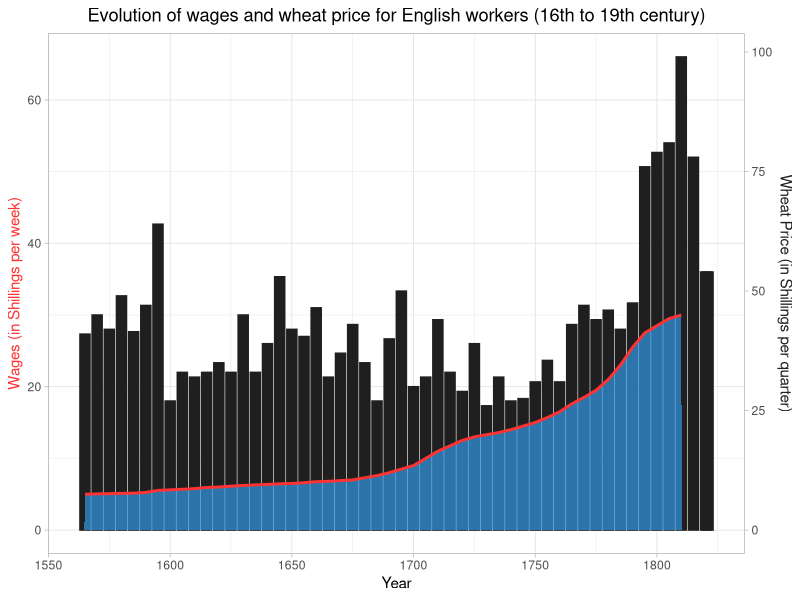
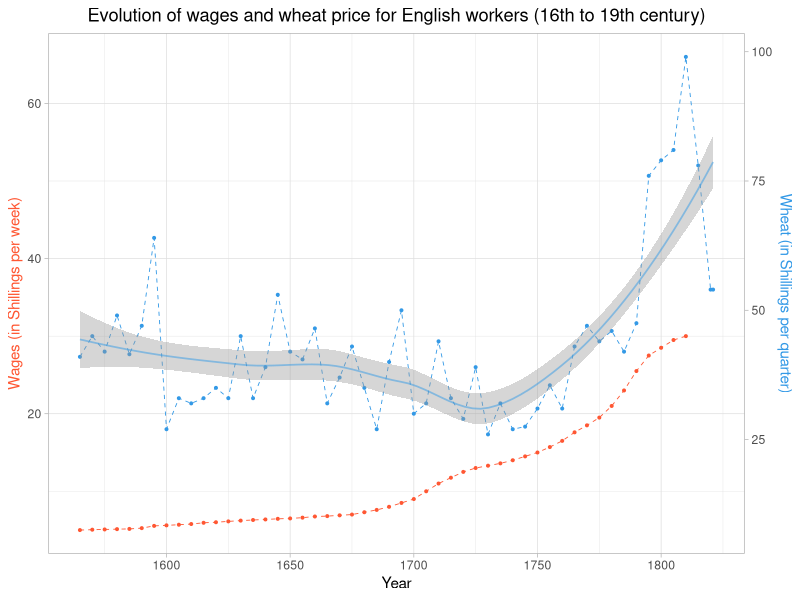
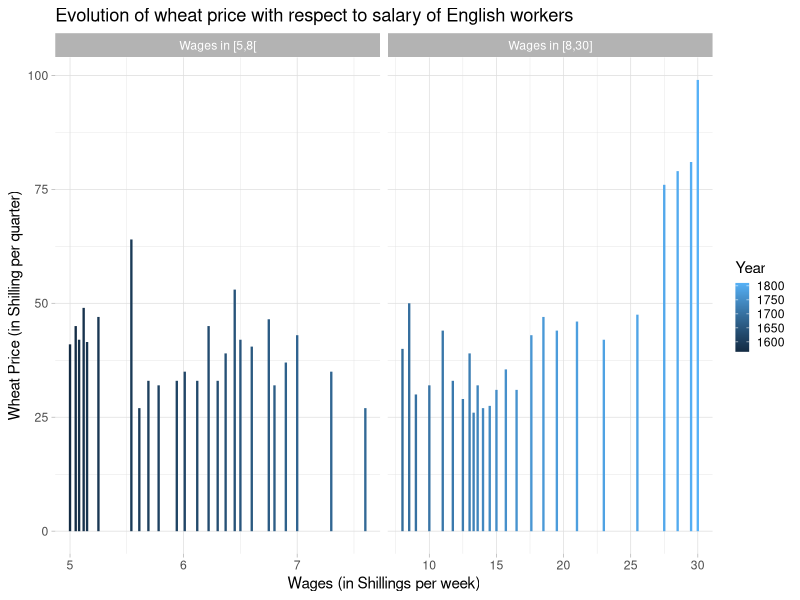
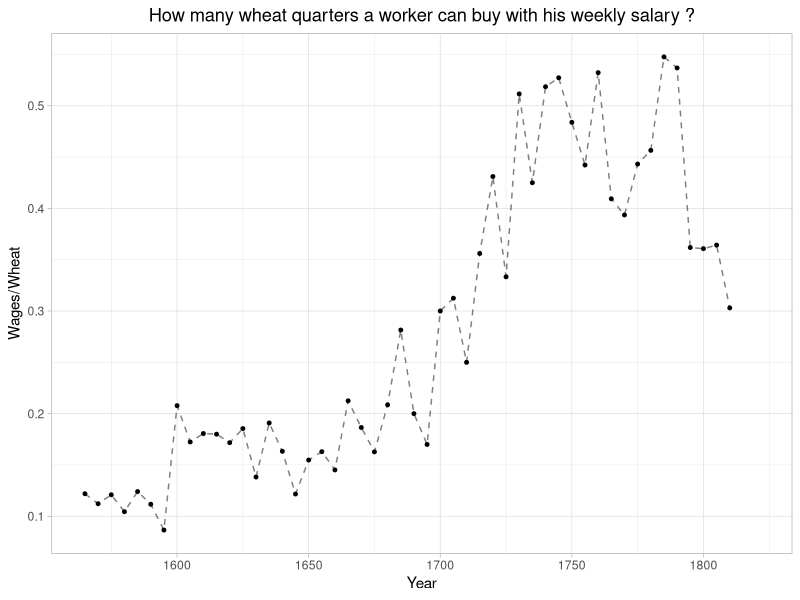

These charts were generated, in order, by the following R code:
## ---- chunk 1
knitr::opts_chunk$set(echo = TRUE)
options(warn = -1) 
## ---- chunk 2
library(tidyverse)
library(ggplot2)
library(dplyr)
## ---- chunk 3
df <- read.csv("data/Wheat.csv",header=T)
df[c(1,2),]
## ---- chunk 4
# Only keep columns from 2 to 4 (column 1 is omitted):
df <- df[c(2:4)]
df[c(1,2),]
## ---- chunk 5
# Create a list of personalized colors:
my_colors <- list( blue = "#3399e6",
                   red  = "#ff3333",
                   dark = "#1f1f1f")
## ---- chunk 6
# Start with a usual ggplot2 call:
ggplot(df, aes(x=Year)) + 
  # Plot Wheat price with Histograms (scale=3/2):
  geom_col( aes(y=Wheat/1.5), width = 4.15, alpha=1,
            color = my_colors[["dark"]], fill = my_colors[["dark"]] ) +
  # Plot Wages as a blue filled area with a red delimiter:
  geom_area( aes(y=Wages), size = 1, alpha=0.7,
             color = my_colors[["red"]], fill=my_colors[["blue"]] ) +
  
# Custom the Y scales:
  scale_y_continuous( name = "Wages (in Shillings per week)",
    sec.axis = sec_axis( trans=~.*1.5, name="Wheat Price (in Shillings per quarter)" ) 
  ) +
  labs(title = "Evolution of wages and wheat price for English workers (16th to 19th century)") +
  theme_light() + 
  theme(plot.title = element_text(hjust = 0.5), 
        axis.title.y.left = element_text(colour = my_colors[["red"]]),
        axis.title.y.right = element_text(colour = my_colors[["dark"]]))
## ---- chunk 7
# Set color parameters:
wages_color <- "#ff5733"
wheat_color <- rgb(0.2, 0.6, 0.9, 1)
wheat_color_trans <- rgb(0.2, 0.6, 0.9, 0.5)
## ---- chunk 8
# Start with a usual ggplot2 call:
ggplot(df, aes(x=Year)) + 
  geom_point( aes(y=Wages), size = 0.7, color = wages_color) + 
  geom_point( aes(y=Wheat/1.5), size = 0.7, color = wheat_color) +
  geom_line( aes(y=Wages), size = 0.3, color = wages_color, linetype="dashed") +
  geom_line( aes(y=Wheat/1.5), size = 0.3, color = wheat_color, linetype="dashed") +
  stat_smooth(aes(y=Wheat/1.5), level = 0.7, size=0.6, color=wheat_color_trans) +
  
  
# Custom the Y scales:
  scale_y_continuous( name = "Wages (in Shillings per week)",
    sec.axis = sec_axis( trans=~.*1.5, name="Wheat (in Shillings per quarter)") 
  ) +
  labs(title = "Evolution of wages and wheat price for English workers (16th to 19th century)") +
  theme_light() +
  theme(plot.title = element_text(hjust = 0.5), 
        axis.title.y.left = element_text(colour = wages_color),
        axis.title.y.right = element_text(colour = wheat_color))
## ---- chunk 9
# Omit rows with NA values
data <- na.omit(df)

# Split data into two intervals, defined by a new variable
data$wages_interval[data$Wages < 8]  <- "Wages in [5,8["
data$wages_interval[data$Wages >= 8]  <- "Wages in [8,30]"
data$wages_interval = factor(data$wages_interval, levels=c('Wages in [5,8[','Wages in [8,30]'))


# Plot
ggplot(data, aes(x=Wages, y=Wheat)) +
  geom_segment( aes(x=Wages, xend=Wages, y=0, yend=Wheat, colour=Year), size=.8, alpha=1) +
  
  facet_grid(~wages_interval, scales='free') +
  
  theme_light() +
  theme(
    legend.position = "right",
    legend.key.size = unit(0.35, 'cm'),
    panel.border = element_blank(),
  ) +
  xlab("Wages (in Shillings per week)") +
  ylab("Wheat Price (in Shilling per quarter)") +
  labs(title = "Evolution of wheat price with respect to salary of English workers") 
## ---- chunk 10
ggplot(df, aes(x=Year, y=Wages/Wheat)) + 
  geom_line( size = 0.5, alpha=0.5, linetype="dashed" ) +
  geom_point( size = 1 ) +
  
  labs(title = "How many wheat quarters a worker can buy with his weekly salary ?") +
  theme_light() + theme(plot.title = element_text(hjust = 0.5))
